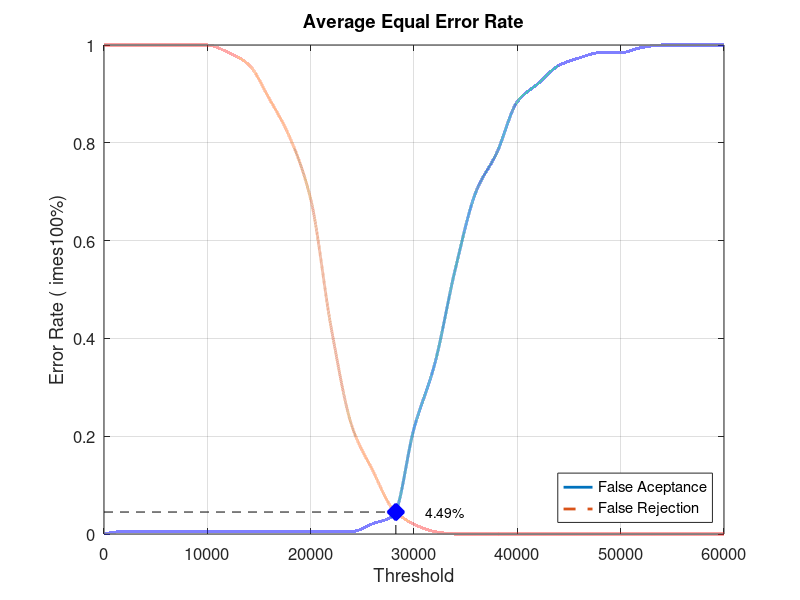
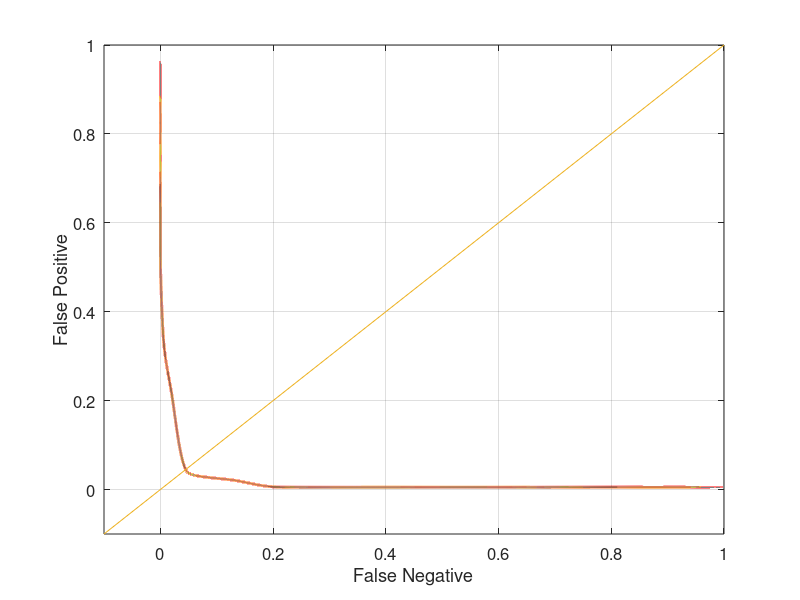

Write MATLAB code to recreate these figures, in order.
close all;
clear;
clc;
x = 0:2000:60000;
xq = 0:0.5:60000;

y0 = [0 0.00526316 0.00526316 0.00526316 0.00526316 0.00526316 0.00526316 0.00526316 0.00526316 0.00526316 0.00526316 0.00526316 0.00526316 0.0210526 0.0368421 0.215789 0.347368 0.542105 0.7 0.778947 0.884211 0.921053 0.957895 0.973684 0.984211 0.984211 0.994737 1 1 1 1]
yy0 = interp1(x, y0, xq, 'pchip');
y1 = [1 1 1 1 1 1 0.985 0.96 0.89 0.81 0.685 0.42 0.22 0.13 0.05 0.02 0.005 0 0 0 0 0 0 0 0 0 0 0 0 0 0]
yy1 = interp1(x, y1, xq, 'pchip');

% Calculating EER: 
y2 = abs(y0 - y1);
find(y2 == min(y2))
yy2 = abs(yy0 - yy1);
xEER = find(yy2 == min(yy2));
xEERIndex = xq(xEER) % X-axis EER
yEER = yy0(xEER) % Y-axis EER

main = figure
plot(xq, yy0,'-','LineWidth', 2);	hold on
plot(xq, yy1,'--','LineWidth', 2);	hold on
plot([xEERIndex xEERIndex], [0 yEER], 'k--');	hold on
plot([0 xEERIndex], [yEER yEER], 'k--');	hold on
plot(xEERIndex, yEER, 'bx', 'LineWidth', 10);	hold on
text(xEERIndex + 10 * xEERIndex / 100, yEER, [num2str(round((10000 * yEER)) / 100) '%'])
legend('False Aceptance', 'False Rejection', 'Location', 'SouthEast')
xlabel('Threshold')
ylabel('Error Rate (	imes100%)')
title('Average Equal Error Rate')
set(gca, 'FontSize', 12)
axis([0 60000 0 1])
grid on

print(main, 'Database3_3Main', '-dpng');
FNRxFPR = figure('Color', [1 1 1]);
plot(yy1, yy0, '-', yy1, yy0, 'LineWidth', 2);
hold on
y = -0.1:0.1:1
plot(y, y); 
set(gca, 'FontSize', 12)
xlabel('False Negative')
ylabel('False Positive')
axis([-0.1 1 -0.1 1])
set(gca, 'FontSize', 12)
grid on

print(FNRxFPR, 'Database3_3FNRxFPR','-dpng');
